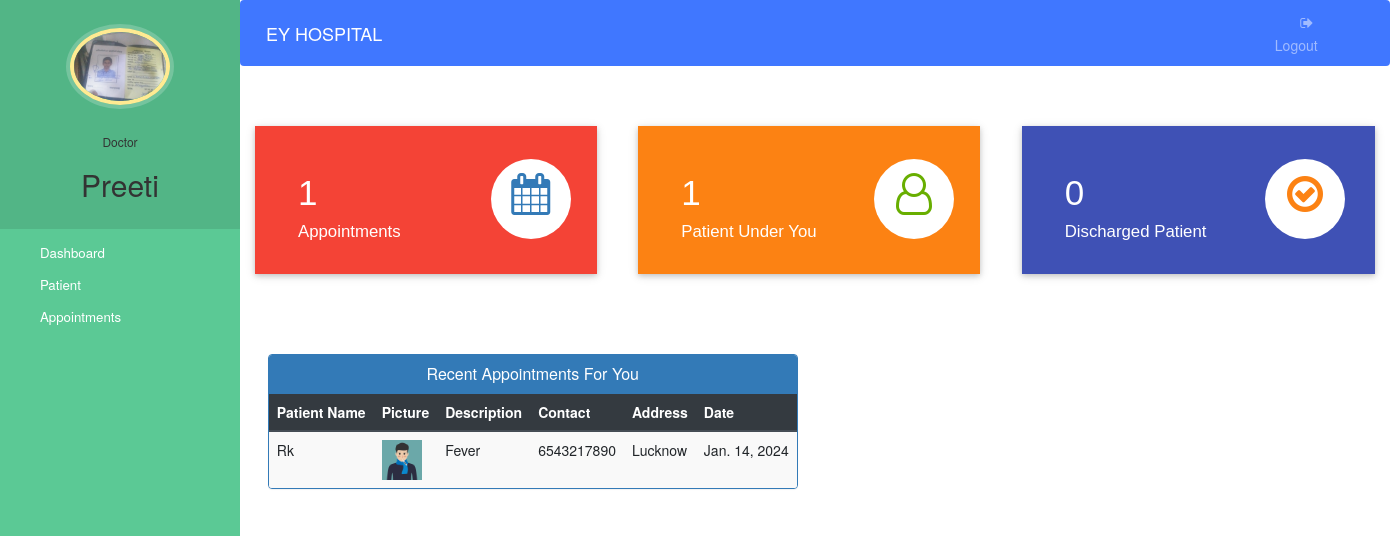
Screenshot of /doctor-dashboard (signed in) with the database file from the repository.
### hospital/models.py (models this page shows, shortened)
class Doctor(models.Model):
    user=models.OneToOneField(User,on_delete=models.CASCADE)
    profile_pic= models.ImageField(upload_to='profile_pic/DoctorProfilePic/',null=True,blank=True)
    address = models.CharField(max_length=40)
    mobile = models.CharField(max_length=20,null=True)
    department= models.CharField(max_length=50,choices=departments,default='Cardiologist')
    status=models.BooleanField(default=False)

class Appointment(models.Model):
    patientId=models.PositiveIntegerField(null=True)
    doctorId=models.PositiveIntegerField(null=True)
    patientName=models.CharField(max_length=40,null=True)
    doctorName=models.CharField(max_length=40,null=True)
    appointmentDate=models.DateField(auto_now=True)
    description=models.TextField(max_length=500)
    status=models.BooleanField(default=False)

class Patient(models.Model):
    user=models.OneToOneField(User,on_delete=models.CASCADE)
    profile_pic= models.ImageField(upload_to='profile_pic/PatientProfilePic/',null=True,blank=True)
    address = models.CharField(max_length=40)
    mobile = models.CharField(max_length=20,null=False)
    symptoms = models.CharField(max_length=100,null=False)
    assignedDoctorId = models.PositiveIntegerField(null=True)
    admitDate=models.DateField(auto_now=True)
    status=models.BooleanField(default=False)

### hospital/views.py (the view)
# urls.py: path('doctor-dashboard', views.doctor_dashboard_view,name='doctor-dashboard'),
@login_required(login_url='doctorlogin')
@user_passes_test(is_doctor)
def doctor_dashboard_view(request):
    patientcount=models.Patient.objects.all().filter(status=True,assignedDoctorId=request.user.id).count()
    appointmentcount=models.Appointment.objects.all().filter(status=True,doctorId=request.user.id).count()
    patientdischarged=models.PatientDischargeDetails.objects.all().distinct().filter(assignedDoctorName=request.user.first_name).count()
    appointments=models.Appointment.objects.all().filter(status=True,doctorId=request.user.id).order_by('-id')
    patientid=[]
    for a in appointments:
        patientid.append(a.patientId)
    patients=models.Patient.objects.all().filter(status=True,user_id__in=patientid).order_by('-id')
    appointments=zip(appointments,patients)
    mydict={
    'patientcount':patientcount,
    'appointmentcount':appointmentcount,
    'patientdischarged':patientdischarged,
    'appointments':appointments,
    'doctor':models.Doctor.objects.get(user_id=request.user.id), #for profile picture of doctor in sidebar
    }
    return render(request,'hospital/doctor_dashboard.html',context=mydict)

### hospital/views.py (called while the page is built)
def is_doctor(user):
    return user.groups.filter(name='DOCTOR').exists()

### templates/hospital/doctor_dashboard.html
{% extends 'hospital/doctor_base.html' %}
{% load static %}
{% block content %}
{%include 'hospital/doctor_dashboard_cards.html'%}
<br><br><br><br>
<div class="container">
  <div class="row">
    <div class="panel panel-primary" style="margin-left:2%;">
      <div class="panel-heading" style="text-align:center;">
        <h6 class="panel-title">Recent Appointments For You</h6>
      </div>
      <table class="table table-hover table-striped" id="dev-table">
        <thead class="thead-dark">
          <tr>
            <th>Patient Name</th>
            <th>Picture</th>
            <th>Description</th>
            <th>Contact</th>
            <th>Address</th>
            <th>Date</th>
          </tr>
        </thead>
        {% for a,p in appointments %}
        <tr>
          <td>{{a.patientName}}</td>
          <td> <img src="{% static p.profile_pic.url %}" alt="Profile Pic" height="40px" width="40px" /></td>
          <td>{{a.description}}</td>
          <td>{{p.mobile}}</td>
          <td>{{p.address}}</td>
          <td>{{a.appointmentDate}}</td>
        </tr>
        {% endfor %}
      </table>
    </div>
  </div>
</div>
{% endblock content %}

### templates/hospital/doctor_base.html (shortened to what this page needs)
<!DOCTYPE html>
{% load static %}
<html lang="en">
<head>
  <link rel="stylesheet" href="https://stackpath.bootstrapcdn.com/bootstrap/4.3.1/css/bootstrap.min.css">
  <link rel="stylesheet" href="https://maxcdn.bootstrapcdn.com/font-awesome/4.7.0/css/font-awesome.min.css">
</head>
<body>
  <nav class="menu" tabindex="0">
    <header class="avatar">
      <img src="{% static doctor.profile_pic.url %}" alt="Profile Pic" />
      <br><br>
      <h6>Doctor</h6>
      <h2>{{request.user.first_name}}</h2>
    </header>
    <ul>
      <li tabindex="0" class="icon-dashboard"> <a style="color:white; text-decoration:none;" href="/doctor-dashboard"><span>Dashboard</span></a> </li>
      <li tabindex="0" class="icon-users"> <a style="color:white; text-decoration:none;" href="/doctor-patient"><span>Patient</span></a></li>
      <li tabindex="0" class="icon-calendar"> <a style="color:white; text-decoration:none;" href="/doctor-appointment"><span>Appointments</span></a></li>
    </ul>
  </nav>
  <main>
    <div class="bs-example">
      <nav class="navbar navbar-expand-md  navbar-dark fixed-top" style="background:#4077ff;">
        <a href="/doctor-dashboard" class="navbar-brand">EY HOSPITAL</a>
        <div class="collapse navbar-collapse justify-content-between" id="navbarCollapse">
          <div class="navbar-nav" style=" margin-left: 90%;">
            <a href="/logout" class="nav-item nav-link"><i class="fa fa-sign-out"></i>Logout</a>
          </div>
        </div>
      </nav>
    </div>
    <br><br>
    {% block content %}
    {% endblock content %}
</body>
</html>

### templates/hospital/doctor_dashboard_cards.html (shortened to what this page needs)
<!DOCTYPE html>
<html lang="en" dir="ltr">
<head>
  <link rel="stylesheet" href="https://maxcdn.bootstrapcdn.com/bootstrap/3.4.1/css/bootstrap.min.css">
  <link rel="stylesheet" href="https://cdnjs.cloudflare.com/ajax/libs/font-awesome/4.7.0/css/font-awesome.min.css">
</head>
<body>
  <div class="market-updates">
    <div class="col-md-4 market-update-gd">
      <div class="market-update-block clr-block-1">
        <div class="col-md-8 market-update-left">
          <h3>{{appointmentcount}}</h3>
          <h4>Appointments</h4>
        </div>
        <div class="col-md-4 market-update-right">
          <i class="fa fa-calendar"> </i>
        </div>
        <div class="clearfix"> </div>
      </div>
    </div>
    <div class="col-md-4 market-update-gd">
      <div class="market-update-block clr-block-2">
        <div class="col-md-8 market-update-left">
          <h3>{{patientcount}}</h3>
          <h4>Patient Under You</h4>
        </div>
        <div class="col-md-4 market-update-right">
          <i class="fa fa-user-o"></i>
        </div>
        <div class="clearfix"> </div>
      </div>
    </div>
    <div class="col-md-4 market-update-gd">
      <div class="market-update-block clr-block-3">
        <div class="col-md-8 market-update-left">
          <h3>{{patientdischarged}}</h3>
          <h4>Discharged Patient</h4>
        </div>
        <div class="col-md-4 market-update-right">
          <i class="fa fa-check-circle-o" aria-hidden="true"></i>
        </div>
        <div class="clearfix"> </div>
      </div>
    </div>
  </div>
</body>
</html>

### templates/hospital/doctor_base.html (style rules this page uses)
a:link { text-decoration: none; }
a { color: white; }
.fa { font-size: 23px; width: 60px; text-align: center; text-decoration: none; margin: 5px 2px; border-radius: 50%; }
body { padding-left: 240px; }
main { position: relative; height: 100vh; }
.menu { background: #5bc995; height: 100vh; width: 240px; position: fixed; top: 0px; left: 0; z-index: 5; outline: none; }
.menu .avatar { background: rgba(0, 0, 0, 0.1); padding: 2em 0.5em; text-align: center; }
.menu .avatar img { width: 100px; border-radius: 50%; overflow: hidden; border: 4px solid #ffea92; box-shadow: 0 0 0 4px rgba(255, 255, 255, 0.2); }
.menu .avatar h2 { font-weight: normal; margin-bottom: 0; }
.menu ul { list-style: none; padding: 0.5em 0; margin: 0; }
.menu ul li { padding: 0.5em 1em 0.5em 3em; font-size: 0.95em; font-weight: regular; background-repeat: no-repeat; background-position: left 15px center; background-size: auto 20px; transition: all 0.15s linear; cursor: pointer; }
.menu ul li.icon-dashboard { background-image: url("http://www.entypo.com/images//gauge.svg"); }
.menu ul li.icon-users { background-image: url("http://www.entypo.com/images//users.svg"); }
.menu ul li.icon-calendar { background-image: url("http://www.entypo.com/images//calendar.svg"); }

### templates/hospital/doctor_dashboard_cards.html (style rules this page uses)
.market-update-block { padding: 2em 2em; background: #999; }
.market-update-block h3 { color: #fff; font-size: 2.5em; font-family: 'Carrois Gothic', sans-serif; }
.market-update-block h4 { font-size: 1.2em; color: #fff; margin: 0.3em 0em; font-family: 'Carrois Gothic', sans-serif; }
.market-update-block.clr-block-1 { background: #f44336; margin-right: 0.8em; box-shadow: 0 2px 5px 0 rgba(0, 0, 0, 0.16), 0 2px 10px 0 rgba(0, 0, 0, 0.12); transition: 0.5s all; -webkit-transition: 0.5s all; -moz-transition: 0.5s all; -o-transition: 0.5s all; }
.market-update-block.clr-block-2 { background: #FC8213; margin-right: 0.8em; box-shadow: 0 2px 5px 0 rgba(0, 0, 0, 0.16), 0 2px 10px 0 rgba(0, 0, 0, 0.12); transition: 0.5s all; -webkit-transition: 0.5s all; -moz-transition: 0.5s all; -o-transition: 0.5s all; }
.market-update-block.clr-block-3 { background: #3f51b5; box-shadow: 0 2px 5px 0 rgba(0, 0, 0, 0.16), 0 2px 10px 0 rgba(0, 0, 0, 0.12); transition: 0.5s all; -webkit-transition: 0.5s all; -moz-transition: 0.5s all; -o-transition: 0.5s all; }
.market-update-right i.fa.fa-user-o { font-size: 3em; color: #68AE00; width: 80px; height: 80px; background: #fff; text-align: center; border-radius: 49px; -webkit-border-radius: 49px; -moz-border-radius: 49px; -o-border-radius: 49px; line-height: 1.7em; }
.market-update-right i.fa.fa-check-circle-o { font-size: 3em; color: #FC8213; width: 80px; height: 80px; background: #fff; text-align: center; border-radius: 49px; -webkit-border-radius: 49px; -moz-border-radius: 49px; -o-border-radius: 49px; line-height: 1.7em; }
.market-update-right i.fa.fa-calendar { font-size: 3em; color: #337AB7; width: 80px; height: 80px; background: #fff; text-align: center; border-radius: 49px; -webkit-border-radius: 49px; -moz-border-radius: 49px; -o-border-radius: 49px; line-height: 1.7em; }
.market-update-left { padding: 0px; }

### rows the page displays
Doctor: profile_pic (picture)
Appointment: patientName "Rk", profile_pic (picture), description "Fever", mobile "6543217890", address "Lucknow", appointmentDate "Jan. 14, 2024"

### other values shown
{{ request.user.first_name }} "Preeti"
{{ appointmentcount }} "1"
{{ patientcount }} "1"
{{ patientdischarged }} "0"
